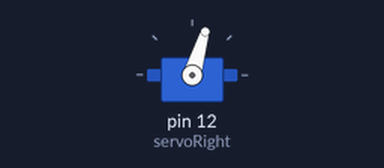
Recording of a sketch running on a simulated Arduino Uno, built with avr-gcc and run on an emulated ATmega328P. Shown: servo.

Above: at 0.1 s.
At 4.1 s:
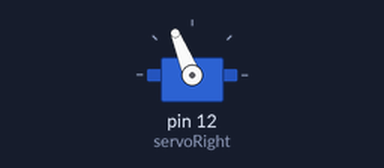
At 7.1 s:
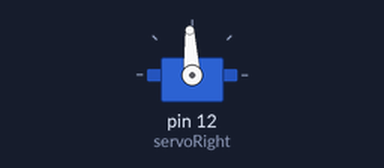
Timing chart, 0 to 8.6 s (numbered marks = the images above):
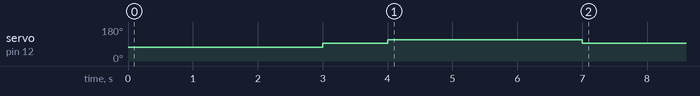

The sketch:

RightServerClockwise.ino
```cpp
/*
 * Robotics with the BOE Shield - RightServoTest
 * Right servo turns clockwise three seconds, stops 1 second, then
 * counterclockwise three seconds.
 */

#include <Servo.h>                           // Include servo library

Servo servoRight;                            // Declare right servo

void setup()                                 // Built in initialization block
{
  servoRight.attach(12);                     // Attach right signal to pin 12

  servoRight.writeMicroseconds(1300);        // Right wheel clockwise
  delay(3000);                               // ...for 3 seconds

  servoRight.writeMicroseconds(1500);        // Stay still
  delay(1000);                               // ...for 3 seconds

  servoRight.writeMicroseconds(1700);        // Right wheel counterclockwise
  delay(3000);                               // ...for 3 seconds

  servoRight.writeMicroseconds(1500);        // Right wheel counterclockwise

}

void loop()                                  // Main loop auto-repeats
{                                            // Empty, nothing needs repeating
}
```

Measured:
- by itself, servo on pin 12 (servoRight): 73° → 93° at 3.0 s, → 112° 1.0 s later, → 93° 3.0 s later
